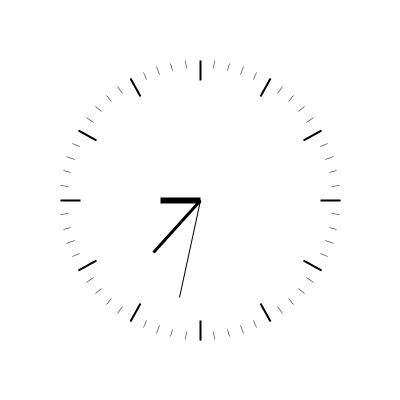
Frame 1 (no input)
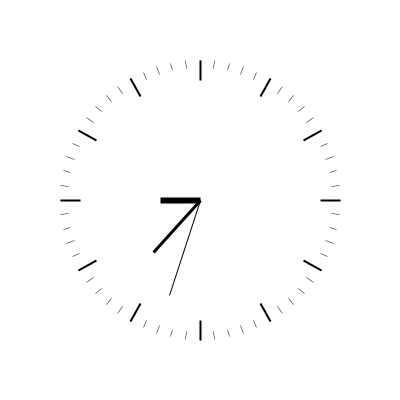
Frame 60 (the mouse pressed at the canvas centre just before this capture)
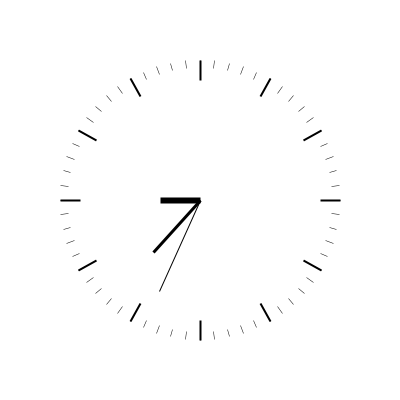
Frame 120 (the mouse held since frame 60 and released just before this capture)

The Processing sketch that drew these frames (run headless with seeded random() and noise(); from frame 60 on, the mouse is pressed at the canvas centre):

// Processing sketch: timepiece00
// ── timepiece00.pde


void setup() {
  size(400, 400);
  noFill();
  strokeCap(SQUARE);
  smooth(8);
}

void draw() {
  background(255);
  translate(width/2,height/2);
  rotate(PI);
  // seconds
  pushMatrix();
  strokeWeight(1);
  rotate(second()/60.0 * TWO_PI);
  line(0,100,0,0);
  popMatrix();
  //minutes
  pushMatrix();
  strokeWeight(3);
  rotate(minute()/60.0 * TWO_PI);
  line(0,70,0,0);
  popMatrix();
  //hours
  pushMatrix();
  strokeWeight(6);
  rotate(hour()/12.0 * TWO_PI);
  line(0,40,0,0);
  popMatrix();
  
  // draw the 12 slots
  for(int i = 0 ; i < 12 ; i++){
    pushMatrix();
    strokeWeight(2);
    rotate(i/12.0 * TWO_PI);
    line(0,120,0,140);
    popMatrix();
  }
  
  for(int i = 0 ; i < 60 ; i++){
    pushMatrix();
    strokeWeight(.5);
    rotate(i/60.0 * TWO_PI);
    line(0,132,0,140);
    popMatrix();
  }
}
